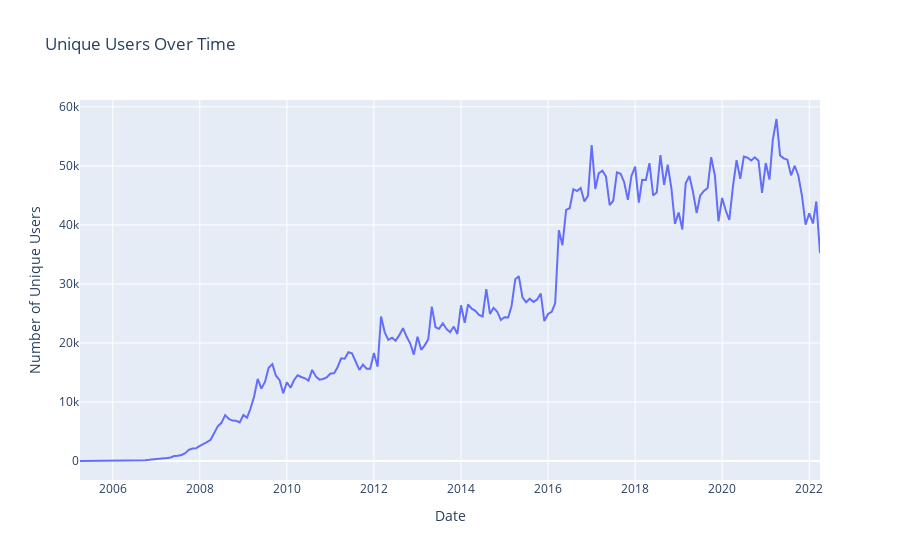
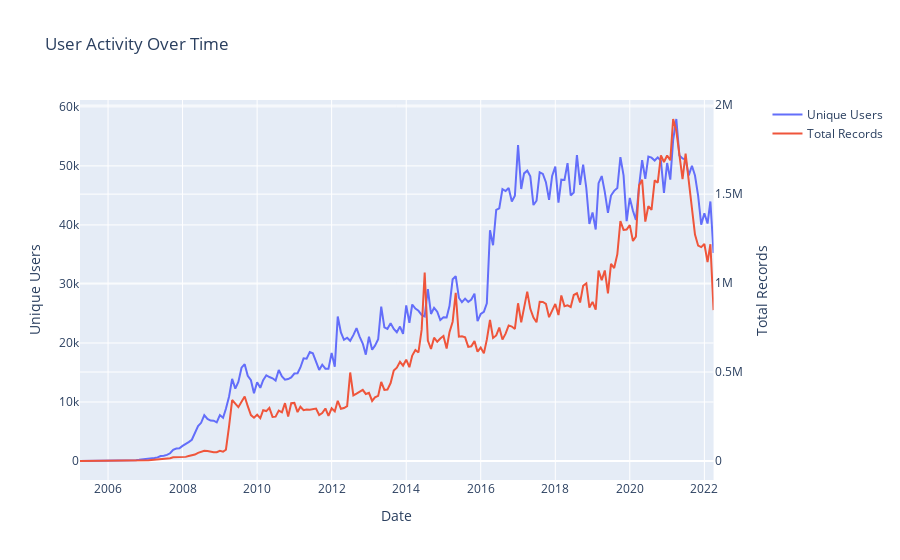
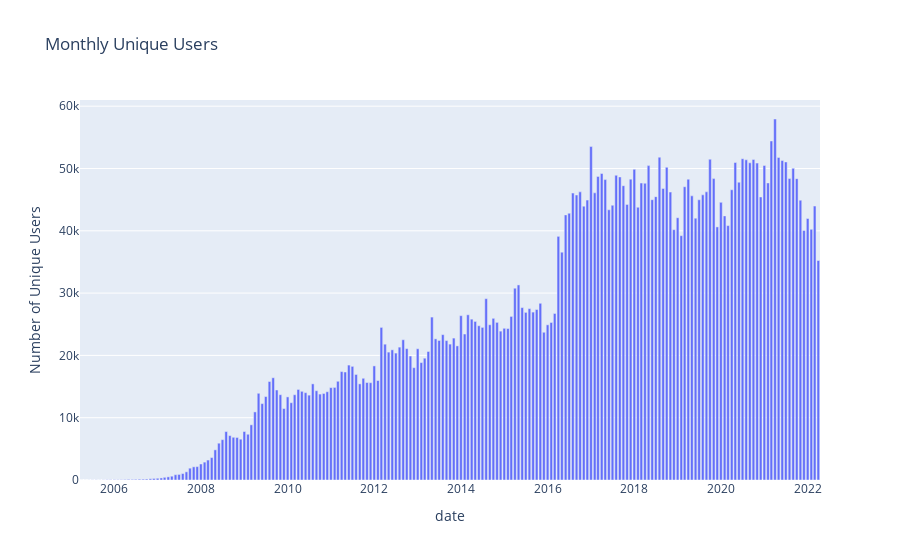
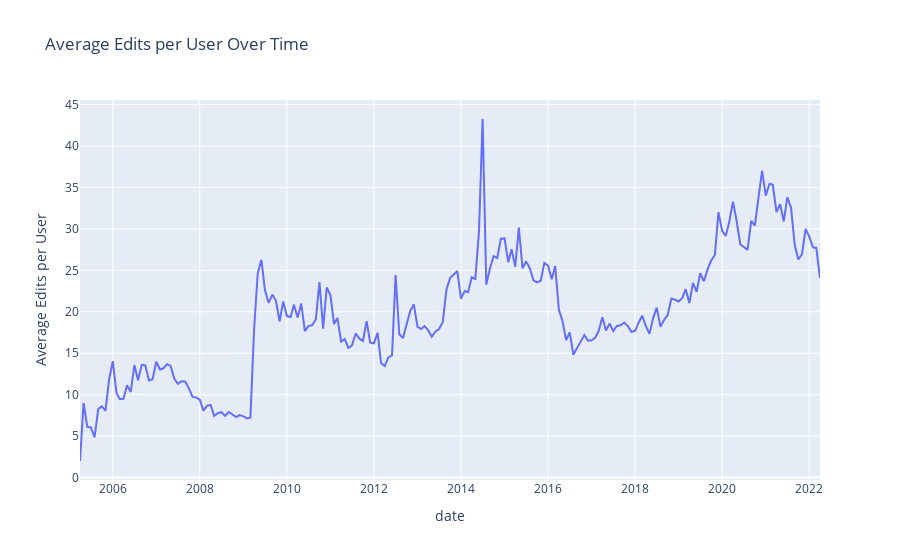

These figures' notebook cell, in order:
### Code cell
import pandas as pd
import plotly.express as px
import plotly.graph_objects as go
from plotly.subplots import make_subplots

# Convert date column to datetime for better plotting
result['date'] = pd.to_datetime(result['date'])

# Method 1: Simple line plot of unique users over time
fig1 = px.line(result, x='date', y='unique_users', 
               title='Unique Users Over Time',
               labels={'unique_users': 'Number of Unique Users', 'date': 'Date'})
fig1.show()

# Method 2: Dual y-axis plot (unique users + total records)
fig2 = make_subplots(specs=[[{"secondary_y": True}]])

fig2.add_trace(
    go.Scatter(x=result['date'], y=result['unique_users'], name="Unique Users"),
    secondary_y=False,
)

fig2.add_trace(
    go.Scatter(x=result['date'], y=result['total_records'], name="Total Records"),
    secondary_y=True,
)

fig2.update_xaxes(title_text="Date")
fig2.update_yaxes(title_text="Unique Users", secondary_y=False)
fig2.update_yaxes(title_text="Total Records", secondary_y=True)
fig2.update_layout(title_text="User Activity Over Time")
fig2.show()

# Method 3: Bar chart
fig3 = px.bar(result, x='date', y='unique_users',
              title='Monthly Unique Users',
              labels={'unique_users': 'Number of Unique Users'})
fig3.show()

# Method 4: Add average edits per user
result['avg_edits_per_user'] = result['total_records'] / result['unique_users']

fig4 = px.line(result, x='date', y='avg_edits_per_user',
               title='Average Edits per User Over Time',
               labels={'avg_edits_per_user': 'Average Edits per User'})
fig4.show()

### Figure 1 — Plotly figure (JSON) as saved in the notebook; plotly's stock layout.template omitted (floating-point values rounded to 4 significant figures; data arrays with more than 128 entries replaced by an {"elided": "..."} marker saying what was removed)
{"data": [{"hovertemplate": "Date=%{x}<br>Number of Unique Users=%{y}<extra></extra>", "legendgroup": "", "line": {"color": "#636efa", "dash": "solid"}, "marker": {"symbol": "circle"}, "mode": "lines", "name": "", "orientation": "v", "showlegend": false, "type": "scatter", "x": {"elided": "205 str values"}, "xaxis": "x", "y": {"elided": "205 int values"}, "yaxis": "y"}], "layout": {"legend": {"tracegroupgap": 0}, "title": {"text": "Unique Users Over Time"}, "xaxis": {"anchor": "y", "domain": [0, 1], "title": {"text": "Date"}}, "yaxis": {"anchor": "x", "domain": [0, 1], "title": {"text": "Number of Unique Users"}}}}

### Figure 2 — Plotly figure (JSON) as saved in the notebook; plotly's stock layout.template omitted (floating-point values rounded to 4 significant figures; data arrays with more than 128 entries replaced by an {"elided": "..."} marker saying what was removed)
{"data": [{"name": "Unique Users", "type": "scatter", "x": {"elided": "205 str values"}, "xaxis": "x", "y": {"elided": "205 int values"}, "yaxis": "y"}, {"name": "Total Records", "type": "scatter", "x": {"elided": "205 str values"}, "xaxis": "x", "y": {"elided": "205 int values"}, "yaxis": "y2"}], "layout": {"title": {"text": "User Activity Over Time"}, "xaxis": {"anchor": "y", "domain": [0, 0.94], "title": {"text": "Date"}}, "yaxis": {"anchor": "x", "domain": [0, 1], "title": {"text": "Unique Users"}}, "yaxis2": {"anchor": "x", "overlaying": "y", "side": "right", "title": {"text": "Total Records"}}}}

### Figure 3 — Plotly figure (JSON) as saved in the notebook; plotly's stock layout.template omitted (floating-point values rounded to 4 significant figures; data arrays with more than 128 entries replaced by an {"elided": "..."} marker saying what was removed)
{"data": [{"hovertemplate": "date=%{x}<br>Number of Unique Users=%{y}<extra></extra>", "legendgroup": "", "marker": {"color": "#636efa", "pattern": {"shape": ""}}, "name": "", "orientation": "v", "showlegend": false, "textposition": "auto", "type": "bar", "x": {"elided": "205 str values"}, "xaxis": "x", "y": {"elided": "205 int values"}, "yaxis": "y"}], "layout": {"barmode": "relative", "legend": {"tracegroupgap": 0}, "title": {"text": "Monthly Unique Users"}, "xaxis": {"anchor": "y", "domain": [0, 1], "title": {"text": "date"}}, "yaxis": {"anchor": "x", "domain": [0, 1], "title": {"text": "Number of Unique Users"}}}}

### Figure 4 — Plotly figure (JSON) as saved in the notebook; plotly's stock layout.template omitted (floating-point values rounded to 4 significant figures; data arrays with more than 128 entries replaced by an {"elided": "..."} marker saying what was removed)
{"data": [{"hovertemplate": "date=%{x}<br>Average Edits per User=%{y}<extra></extra>", "legendgroup": "", "line": {"color": "#636efa", "dash": "solid"}, "marker": {"symbol": "circle"}, "mode": "lines", "name": "", "orientation": "v", "showlegend": false, "type": "scatter", "x": {"elided": "205 str values"}, "xaxis": "x", "y": {"elided": "205 float values"}, "yaxis": "y"}], "layout": {"legend": {"tracegroupgap": 0}, "title": {"text": "Average Edits per User Over Time"}, "xaxis": {"anchor": "y", "domain": [0, 1], "title": {"text": "date"}}, "yaxis": {"anchor": "x", "domain": [0, 1], "title": {"text": "Average Edits per User"}}}}
